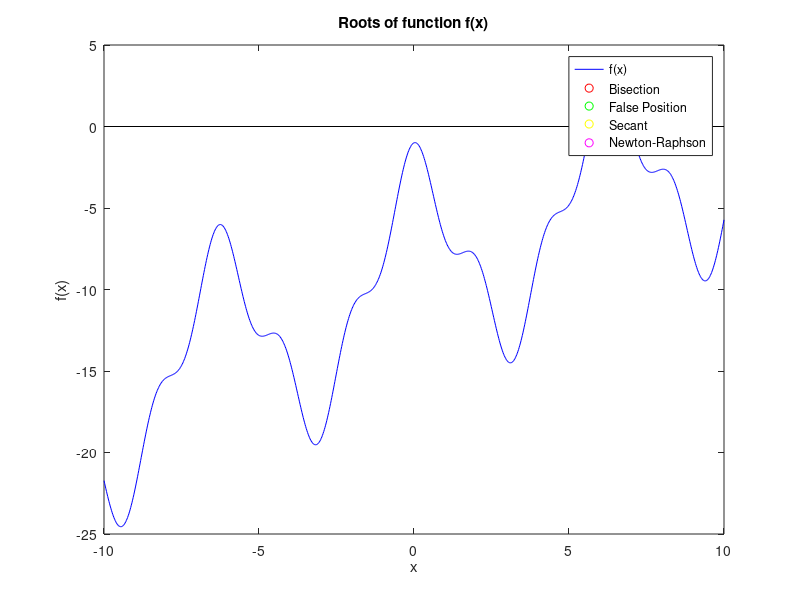

Write the MATLAB code that produced this figure.
f = @(x) 8*cos(x).^3 + 4*x/5 - 9;

% f' for NR method
fprime = @(x) -24*cos(x).^2.*sin(x) + 4/5;

a = 6;
b = 9;
x0 = 5;

tol = 10^-4;

% Bisection method
c = (a + b)/2;
while abs(f(c)) >= tol
    if f(a)*f(c) < 0
        b = c;
    else
        a = c;
    end
    c = (a + b)/2;
end
root_bisection = c;

% False Position method
c = (a*f(b) - b*f(a))/(f(b) - f(a));
while abs(f(c)) >= tol
    if f(a)*f(c) < 0
        b = c;
    else
        a = c;
    end
    c = (a*f(b) - b*f(a))/(f(b) - f(a));
end
root_false_position = c;

% Secant method
x = [a, b];
while abs(f(x(end))) >= tol
    x(end+1) = x(end) - f(x(end))*(x(end) - x(end-1))/(f(x(end)) - f(x(end-1)));
end
root_secant = x(end);

% Newton-Raphson method
x = x0;
while abs(f(x)) >= tol
    x = x - f(x)/fprime(x);
end
root_newton_raphson = x;

fprintf('Root:  Bisection method: %.4f\n', root_bisection);
fprintf('Root:  False Position method: %.4f\n', root_false_position);
fprintf('Root:  Secant method: %.4f\n', root_secant);
fprintf('Root: found by Newton-Raphson method: %.4f\n', root_newton_raphson);

x = linspace(-10, 10, 1000);
y = f(x);


figure
plot(x, y, 'b')
hold on
plot(root_bisection, f(root_bisection), 'ro')
plot(root_false_position, f(root_false_position), 'go')
plot(root_secant, f(root_secant), 'yo')
plot(root_newton_raphson, f(root_newton_raphson), 'mo')
line([min(x) max(x)], [0 0], 'Color', 'k')
legend('f(x)', 'Bisection', 'False Position', 'Secant', 'Newton-Raphson')
xlabel('x')
ylabel('f(x)')
title('Roots of function f(x)')
hold off